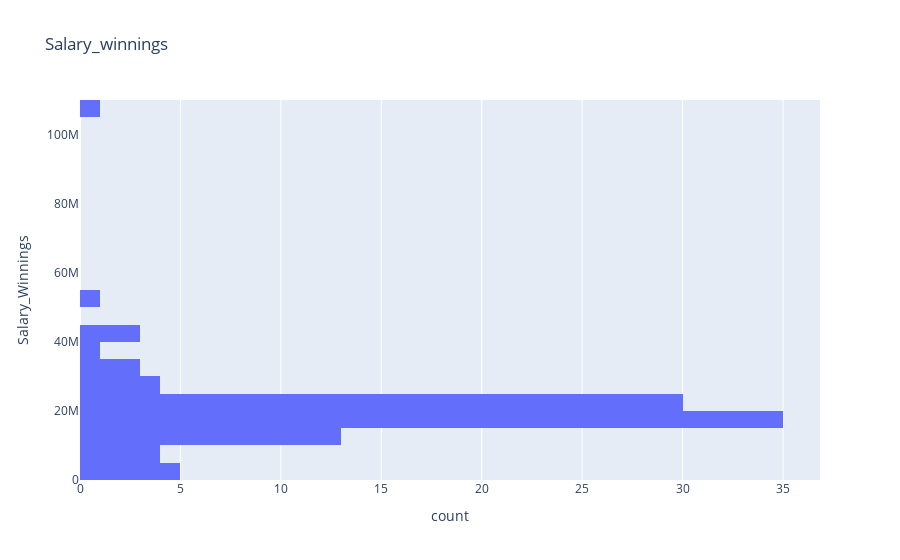

Source (notebook cell):
### Code cell
fig = px.histogram(dfs, y="Salary_Winnings", title="Salary_winnings")
fig.show()
